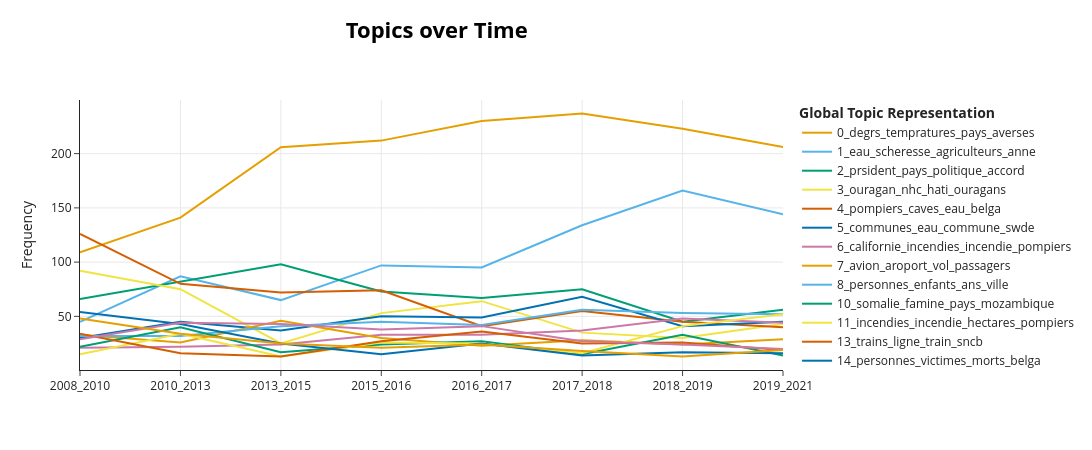

Write notebook code for a chart like this one.
### Markdown cell above
## visualisation BERT Dynamic finale.

### Code cell
# =========================================================
# VISUALISATION
# =========================================================

fig = bertopic_model_fixed.visualize_topics_over_time(
    topics_over_time,
    top_n_topics=15
)

fig.show()

### Figure 1 — Plotly figure (JSON) as saved in the notebook; plotly's stock layout.template omitted (floating-point values rounded to 4 significant figures)
{"data": [{"hoverinfo": "text", "hovertext": ["<b>Topic 0</b><br>Words: degrs, pays, tempratures, belga, temps", "<b>Topic 0</b><br>Words: degrs, pays, tempratures, moyenne, averses", "<b>Topic 0</b><br>Words: degrs, tempratures, averses, pays, soleil", "<b>Topic 0</b><br>Words: degrs, averses, pays, tempratures, ouest", "<b>Topic 0</b><br>Words: averses, tempratures, degrs, pays, ouest", "<b>Topic 0</b><br>Words: degrs, tempratures, pays, orages, tempssec", "<b>Topic 0</b><br>Words: degrs, tempratures, chaleur, pays, chaud", "<b>Topic 0</b><br>Words: tempratures, degrs, pays, glace, antarctique"], "marker": {"color": "#E69F00"}, "mode": "lines", "name": "0_degrs_tempratures_pays_averses", "type": "scatter", "x": ["2008_2010", "2010_2013", "2013_2015", "2015_2016", "2016_2017", "2017_2018", "2018_2019", "2019_2021"], "y": [109, 141, 206, 212, 230, 237, 223, 206]}, {"hoverinfo": "text", "hovertext": ["<b>Topic 1</b><br>Words: bl, plantes, crales, prix, production", "<b>Topic 1</b><br>Words: prix, scheresse, production, rcolte, producteurs", "<b>Topic 1</b><br>Words: prix, eau, anne, production, rcolte", "<b>Topic 1</b><br>Words: anne, eau, agriculteurs, production, scheresse", "<b>Topic 1</b><br>Words: scheresse, production, agriculteurs, eau, anne", "<b>Topic 1</b><br>Words: agriculteurs, scheresse, espces, prix, eau", "<b>Topic 1</b><br>Words: eau, anne, arbres, agriculteurs, scheresse", "<b>Topic 1</b><br>Words: espces, arbres, eau, anne, agriculteurs"], "marker": {"color": "#56B4E9"}, "mode": "lines", "name": "1_eau_scheresse_agriculteurs_anne", "type": "scatter", "x": ["2008_2010", "2010_2013", "2013_2015", "2015_2016", "2016_2017", "2017_2018", "2018_2019", "2019_2021"], "y": [45, 87, 65, 97, 95, 134, 166, 144]}, {"hoverinfo": "text", "hovertext": ["<b>Topic 2</b><br>Words: politique, prsident, gouvernement, pays, accord", "<b>Topic 2</b><br>Words: prsident, politique, pays, accord, gouvernement", "<b>Topic 2</b><br>Words: accord, pays, prsident, politique, gouvernement", "<b>Topic 2</b><br>Words: pays, accord, prsident, politique, gouvernement", "<b>Topic 2</b><br>Words: politique, prsident, accord, pays, gouvernement", "<b>Topic 2</b><br>Words: prsident, accord, politique, pays, parti", "<b>Topic 2</b><br>Words: amazonie, prsident, pays, politique, jairbolsonaro", "<b>Topic 2</b><br>Words: politique, prsident, ans, pays, parti"], "marker": {"color": "#009E73"}, "mode": "lines", "name": "2_prsident_pays_politique_accord", "type": "scatter", "x": ["2008_2010", "2010_2013", "2013_2015", "2015_2016", "2016_2017", "2017_2018", "2018_2019", "2019_2021"], "y": [66, 82, 98, 73, 67, 75, 45, 56]}, {"hoverinfo": "text", "hovertext": ["<b>Topic 3</b><br>Words: ouragan, hati, mexique, temptetropicale, nhc", "<b>Topic 3</b><br>Words: ouragan, hati, nhc, tempte, tornades", "<b>Topic 3</b><br>Words: ouragan, tornades, vents, etat, personnes", "<b>Topic 3</b><br>Words: ouragan, tornades, sud, hati, autorits", "<b>Topic 3</b><br>Words: ouragan, ouragans, temptetropicale, nhc, vents", "<b>Topic 3</b><br>Words: ouragan, floride, ouragans, nord, tempte", "<b>Topic 3</b><br>Words: ouragan, bahamas, floride, ouragans, vents", "<b>Topic 3</b><br>Words: ouragan, ouragans, nicaragua, temptetropicale, vents"], "marker": {"color": "#F0E442"}, "mode": "lines", "name": "3_ouragan_nhc_hati_ouragans", "type": "scatter", "x": ["2008_2010", "2010_2013", "2013_2015", "2015_2016", "2016_2017", "2017_2018", "2018_2019", "2019_2021"], "y": [92, 75, 25, 53, 64, 35, 30, 43]}, {"hoverinfo": "text", "hovertext": ["<b>Topic 4</b><br>Words: pompiers, caves, belga, eau, gfr", "<b>Topic 4</b><br>Words: pompiers, caves, belga, eau, inondations", "<b>Topic 4</b><br>Words: pompiers, caves, belga, eau, inondations", "<b>Topic 4</b><br>Words: pompiers, caves, eau, rue, soir", "<b>Topic 4</b><br>Words: pompiers, eau, caves, zonesecours, commune", "<b>Topic 4</b><br>Words: pompiers, caves, eau, soir, maisons", "<b>Topic 4</b><br>Words: pompiers, eau, caves, incendie, ville", "<b>Topic 4</b><br>Words: pompiers, caves, incendie, eau, interventions"], "marker": {"color": "#D55E00"}, "mode": "lines", "name": "4_pompiers_caves_eau_belga", "type": "scatter", "x": ["2008_2010", "2010_2013", "2013_2015", "2015_2016", "2016_2017", "2017_2018", "2018_2019", "2019_2021"], "y": [126, 80, 72, 74, 41, 55, 45, 40]}, {"hoverinfo": "text", "hovertext": ["<b>Topic 5</b><br>Words: communes, eau, swde, commune, distribution", "<b>Topic 5</b><br>Words: commune, communes, eau, rgionwallonne, inondations", "<b>Topic 5</b><br>Words: communes, eau, commune, inondations, projet", "<b>Topic 5</b><br>Words: communes, commune, eau, inondations, projet", "<b>Topic 5</b><br>Words: communes, eau, commune, situation, projet", "<b>Topic 5</b><br>Words: eau, communes, commune, swde, situation", "<b>Topic 5</b><br>Words: eau, communes, commune, courseau, situation", "<b>Topic 5</b><br>Words: eau, communes, commune, swde, intercommunale"], "marker": {"color": "#0072B2"}, "mode": "lines", "name": "5_communes_eau_commune_swde", "type": "scatter", "x": ["2008_2010", "2010_2013", "2013_2015", "2015_2016", "2016_2017", "2017_2018", "2018_2019", "2019_2021"], "y": [30, 45, 37, 50, 49, 68, 41, 45]}, {"hoverinfo": "text", "hovertext": ["<b>Topic 6</b><br>Words: incendies, californie, pompiers, angeles, feu", "<b>Topic 6</b><br>Words: californie, ruption, ville, colorado, personnes", "<b>Topic 6</b><br>Words: californie, incendies, pompiers, feu, incendie", "<b>Topic 6</b><br>Words: californie, incendies, pompiers, feux, feu", "<b>Topic 6</b><br>Words: californie, incendie, incendies, flammes, pompiers", "<b>Topic 6</b><br>Words: californie, incendie, incendies, pompiers, personnes", "<b>Topic 6</b><br>Words: californie, pompiers, incendie, incendies, feu", "<b>Topic 6</b><br>Words: californie, incendies, feu, fume, incendie"], "marker": {"color": "#CC79A7"}, "mode": "lines", "name": "6_californie_incendies_incendie_pompiers", "type": "scatter", "x": ["2008_2010", "2010_2013", "2013_2015", "2015_2016", "2016_2017", "2017_2018", "2018_2019", "2019_2021"], "y": [21, 22, 24, 33, 33, 37, 48, 44]}, {"hoverinfo": "text", "hovertext": ["<b>Topic 7</b><br>Words: aroport, avion, vol, vols, passagers", "<b>Topic 7</b><br>Words: ventes, pilotes, avion, carburant, vol", "<b>Topic 7</b><br>Words: avion, vol, passagers, bord, aroport", "<b>Topic 7</b><br>Words: avion, vol, aroport, drones, appareil", "<b>Topic 7</b><br>Words: aroport, avion, vols, passagers, vol", "<b>Topic 7</b><br>Words: aroport, avion, passagers, vol, ryanair", "<b>Topic 7</b><br>Words: avion, vol, aroport, passagers, pilote", "<b>Topic 7</b><br>Words: canal, aroport, avion, navire, vol"], "marker": {"color": "#E69F00"}, "mode": "lines", "name": "7_avion_aroport_vol_passagers", "type": "scatter", "x": ["2008_2010", "2010_2013", "2013_2015", "2015_2016", "2016_2017", "2017_2018", "2018_2019", "2019_2021"], "y": [33, 26, 46, 30, 23, 28, 24, 29]}, {"hoverinfo": "text", "hovertext": ["<b>Topic 8</b><br>Words: personnes, ville, niteroi, habitants, enfants", "<b>Topic 8</b><br>Words: personnes, ans, ville, nombre, chmeurs", "<b>Topic 8</b><br>Words: personnes, plata, ville, ans, enfants", "<b>Topic 8</b><br>Words: enfants, personnes, ans, migrants, ville", "<b>Topic 8</b><br>Words: enfants, personnes, ans, eau, rue", "<b>Topic 8</b><br>Words: grotte, personnes, enfants, eau, ans", "<b>Topic 8</b><br>Words: personnes, ans, enfants, oncle, ville", "<b>Topic 8</b><br>Words: personnes, femmes, enfants, gens, ville"], "marker": {"color": "#56B4E9"}, "mode": "lines", "name": "8_personnes_enfants_ans_ville", "type": "scatter", "x": ["2008_2010", "2010_2013", "2013_2015", "2015_2016", "2016_2017", "2017_2018", "2018_2019", "2019_2021"], "y": [32, 32, 41, 45, 42, 56, 53, 52]}, {"hoverinfo": "text", "hovertext": ["<b>Topic 10</b><br>Words: somalie, unicef, pays, situation, millions", "<b>Topic 10</b><br>Words: somalie, famine, kenya, corne, rfugis", "<b>Topic 10</b><br>Words: somalie, enfants, bokoharam, nigeria, famine", "<b>Topic 10</b><br>Words: somalie, pays, famine, personnes, mozambique", "<b>Topic 10</b><br>Words: famine, somalie, millionspersonnes, soudansud, nigeria", "<b>Topic 10</b><br>Words: somalie, kenya, enfants, pays, famine", "<b>Topic 10</b><br>Words: mozambique, beira, pays, idai, somalie", "<b>Topic 10</b><br>Words: ymen, pays, millionspersonnes, millions, tchula"], "marker": {"color": "#009E73"}, "mode": "lines", "name": "10_somalie_famine_pays_mozambique", "type": "scatter", "x": ["2008_2010", "2010_2013", "2013_2015", "2015_2016", "2016_2017", "2017_2018", "2018_2019", "2019_2021"], "y": [22, 40, 17, 24, 27, 15, 33, 14]}, {"hoverinfo": "text", "hovertext": ["<b>Topic 11</b><br>Words: hectares, feu, incendie, incendies, pompiers", "<b>Topic 11</b><br>Words: feu, hectares, incendies, incendie, pompiers", "<b>Topic 11</b><br>Words: incendies, pompiers, incendie, feu, feux", "<b>Topic 11</b><br>Words: incendies, hectares, feux, incendie, pompiers", "<b>Topic 11</b><br>Words: feu, incendies, pompiers, incendie, hectares", "<b>Topic 11</b><br>Words: pantanal, incendie, hectares, pompiers, incendies", "<b>Topic 11</b><br>Words: incendies, incendie, pompiers, hectares, feux", "<b>Topic 11</b><br>Words: incendies, feux, pompiers, gallessud, incendie"], "marker": {"color": "#F0E442"}, "mode": "lines", "name": "11_incendies_incendie_hectares_pompiers", "type": "scatter", "x": ["2008_2010", "2010_2013", "2013_2015", "2015_2016", "2016_2017", "2017_2018", "2018_2019", "2019_2021"], "y": [15, 34, 13, 26, 25, 16, 41, 52]}, {"hoverinfo": "text", "hovertext": ["<b>Topic 13</b><br>Words: trains, eurostar, ligne, eurotunnel, tunnel", "<b>Topic 13</b><br>Words: trains, train, bruxelles, ligne, rseau", "<b>Topic 13</b><br>Words: trains, ligne, train, bruxelles, passagers", "<b>Topic 13</b><br>Words: trains, sncb, train, bruxelles, ligne", "<b>Topic 13</b><br>Words: trains, ligne, lignes, train, bus", "<b>Topic 13</b><br>Words: trains, ligne, voies, bus, bruxelles", "<b>Topic 13</b><br>Words: trains, train, sncb, ligne, voyageurs", "<b>Topic 13</b><br>Words: trains, sncb, train, gare, ligne"], "marker": {"color": "#D55E00"}, "mode": "lines", "name": "13_trains_ligne_train_sncb", "type": "scatter", "x": ["2008_2010", "2010_2013", "2013_2015", "2015_2016", "2016_2017", "2017_2018", "2018_2019", "2019_2021"], "y": [34, 16, 13, 27, 36, 25, 26, 19]}, {"hoverinfo": "text", "hovertext": ["<b>Topic 14</b><br>Words: personnes, victimes, belga, morts, ville", "<b>Topic 14</b><br>Words: personnes, victimes, belga, morts, ville", "<b>Topic 14</b><br>Words: personnes, victimes, belga, morts, ville", "<b>Topic 14</b><br>Words: personnes, victimes, victime, morts, belga", "<b>Topic 14</b><br>Words: personnes, victimes, victime, ville, capitale", "<b>Topic 14</b><br>Words: personnes, victimes, maisons, niteroi, stormy", "<b>Topic 14</b><br>Words: personnes, victimes, ville, tornade, htel", "<b>Topic 14</b><br>Words: personnes, victimes, minasgerais, chouettes, etat"], "marker": {"color": "#0072B2"}, "mode": "lines", "name": "14_personnes_victimes_morts_belga", "type": "scatter", "x": ["2008_2010", "2010_2013", "2013_2015", "2015_2016", "2016_2017", "2017_2018", "2018_2019", "2019_2021"], "y": [54, 43, 25, 15, 25, 14, 17, 16]}, {"hoverinfo": "text", "hovertext": ["<b>Topic 19</b><br>Words: ville, personnes, autorits, capitale, rgion", "<b>Topic 19</b><br>Words: sandy, ville, personnes, morts, habitants", "<b>Topic 19</b><br>Words: personnes, morts, autorits, inondations, rgion", "<b>Topic 19</b><br>Words: eau, inondations, personnes, ville, habitants", "<b>Topic 19</b><br>Words: personnes, inondations, morts, freetown, habitants", "<b>Topic 19</b><br>Words: personnes, rgion, eau, autorits, morts", "<b>Topic 19</b><br>Words: eau, ville, personnes, habitants, rgion", "<b>Topic 19</b><br>Words: personnes, morts, autorits, rgion, nice"], "marker": {"color": "#CC79A7"}, "mode": "lines", "name": "19_personnes_ville_inondations_morts", "type": "scatter", "x": ["2008_2010", "2010_2013", "2013_2015", "2015_2016", "2016_2017", "2017_2018", "2018_2019", "2019_2021"], "y": [29, 44, 43, 38, 41, 27, 24, 20]}, {"hoverinfo": "text", "hovertext": ["<b>Topic 23</b><br>Words: inondations, personnes, belga, pays, morts", "<b>Topic 23</b><br>Words: inondations, belga, ville, personnes, pays", "<b>Topic 23</b><br>Words: personnes, pays, inondations, belga, dgts", "<b>Topic 23</b><br>Words: dluge, inondations, personnes, ville, rgion", "<b>Topic 23</b><br>Words: personnes, inondations, pays, autorits, prou", "<b>Topic 23</b><br>Words: inondations, personnes, ville, pays, morts", "<b>Topic 23</b><br>Words: inondations, ville, personnes, pays, routes", "<b>Topic 23</b><br>Words: personnes, inondations, pays, sisme, soudan"], "marker": {"color": "#E69F00"}, "mode": "lines", "name": "23_inondations_personnes_pays_ville", "type": "scatter", "x": ["2008_2010", "2010_2013", "2013_2015", "2015_2016", "2016_2017", "2017_2018", "2018_2019", "2019_2021"], "y": [48, 34, 25, 21, 24, 18, 13, 19]}], "layout": {"height": 450, "hoverlabel": {"bgcolor": "white", "font": {"family": "Rockwell", "size": 16}}, "legend": {"title": {"text": "<b>Global Topic Representation"}}, "title": {"font": {"color": "Black", "size": 22}, "text": "<b>Topics over Time</b>", "x": 0.4, "xanchor": "center", "y": 0.95, "yanchor": "top"}, "width": 1250, "xaxis": {"showgrid": true}, "yaxis": {"showgrid": true, "title": {"text": "Frequency"}}}}
